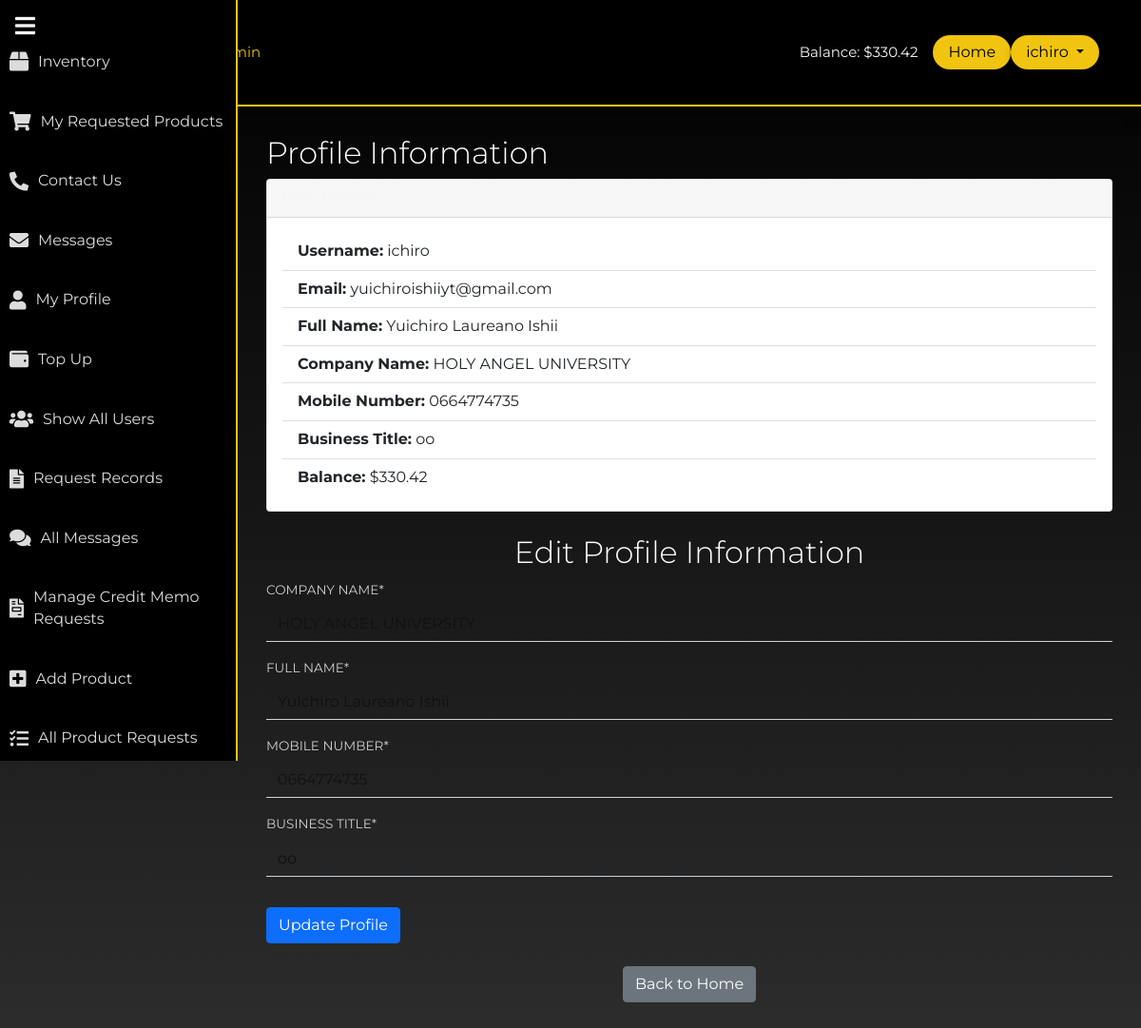
The app's page /profile/ (signed in), older data.
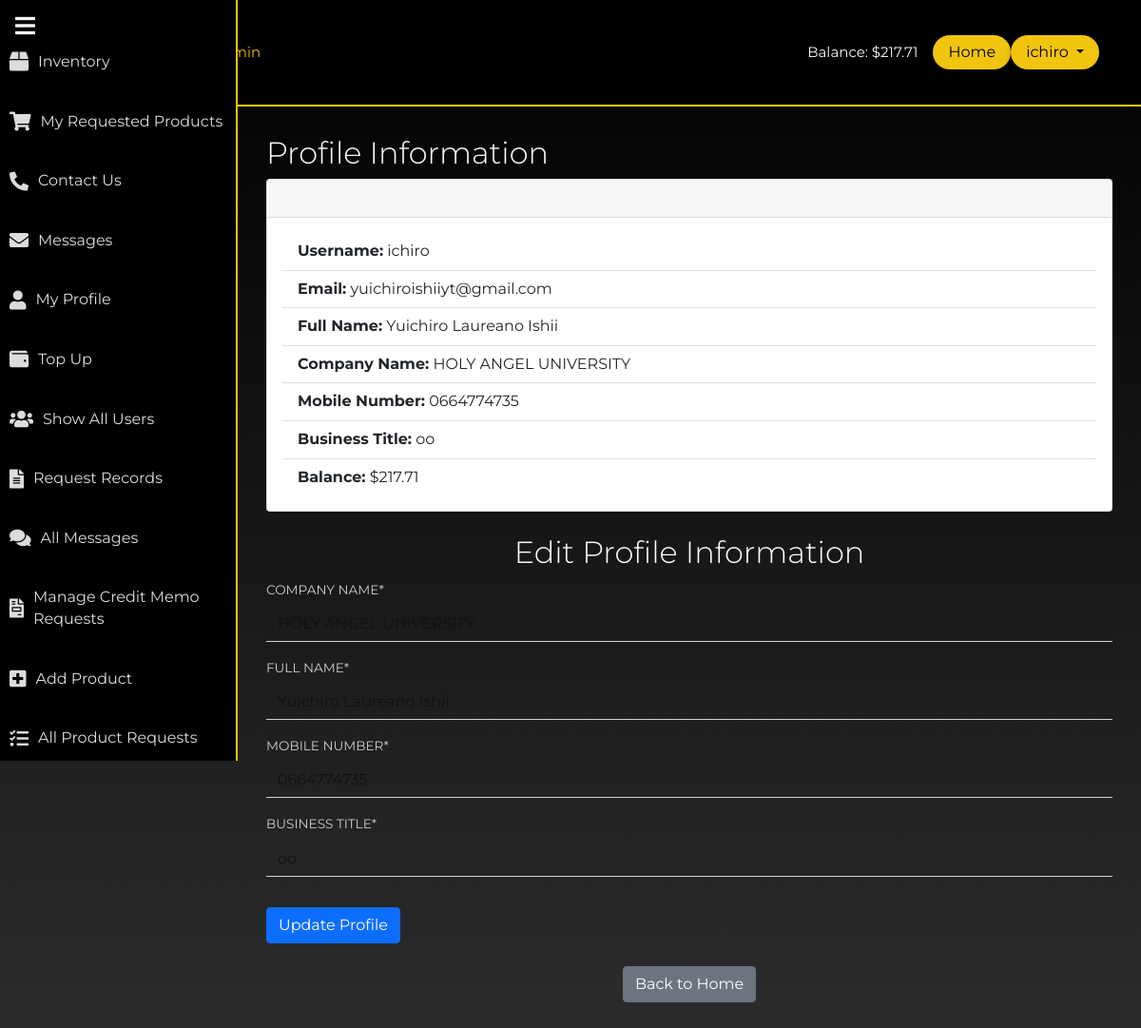
The same page, newer data.
### myapp/models.py (models this page shows, shortened)
class UserProfile(models.Model):
    user = models.OneToOneField(User, on_delete=models.CASCADE)
    company_name = models.CharField(max_length=255)
    full_name = models.CharField(max_length=255)
    mobile_number = models.CharField(max_length=15)
    business_title = models.CharField(max_length=255)
    balance = models.DecimalField(max_digits=10, decimal_places=2, default=0.00)

### myapp/views.py (the view)
# urls.py: path('profile/', views.profile, name='profile'),  # Profile page
@login_required
def profile(request):
    user_profile, created = UserProfile.objects.get_or_create(user=request.user)
    if request.method == 'POST':
        form = UserProfileEditForm(request.POST, instance=user_profile)
        if form.is_valid():
            form.save()
            messages.success(request, 'Your profile has been updated!')
            return redirect('profile')
    else:
        form = UserProfileEditForm(instance=user_profile)
    return render(request, 'users/profile.html', {
        'user': request.user,
        'user_profile': user_profile,
        'balance': user_profile.balance,  # Pass the balance to the template
        'form': form
    })

### myapp/forms.py
class UserProfileEditForm(forms.ModelForm):
    class Meta:
        model = UserProfile
        fields = ['company_name', 'full_name', 'mobile_number', 'business_title']

### templates/users/profile.html (shortened to what this page needs)
{% extends 'users/base.html' %}
{% load crispy_forms_tags %}
{% block content %}
<link rel="stylesheet" href="https://cdnjs.cloudflare.com/ajax/libs/font-awesome/5.15.4/css/all.min.css">
<div class="content-container">
    <h2>Profile Information</h2>
    <div class="card">
        <div class="card-header">
        </div>
        <div class="card-body">
            <ul class="list-group list-group-flush">
                <li class="list-group-item">
                    <strong>Username:</strong> {{ user.username }}
                </li>
                <li class="list-group-item">
                    <strong>Email:</strong> {{ user.email }}
                </li>
                <li class="list-group-item">
                    <strong>Full Name:</strong> {{ user_profile.full_name }}
                </li>
                <li class="list-group-item">
                    <strong>Company Name:</strong> {{ user_profile.company_name }}
                </li>
                <li class="list-group-item">
                    <strong>Mobile Number:</strong> {{ user_profile.mobile_number }}
                </li>
                <li class="list-group-item">
                    <strong>Business Title:</strong> {{ user_profile.business_title }}
                </li>
                <li class="list-group-item">
                    <strong>Balance:</strong> ${{ user_profile.balance }}
                </li>
            </ul>
        </div>
    </div>
   <h2 class="text-center mt-4">Edit Profile Information</h2>
            <form method="POST">
                {{ form|crispy }}
                <button type="submit" class="btn btn-primary mt-3">Update Profile</button>
            </form>
    <div class="text-center mt-4">
        <a href="{% url 'homepage' %}" class="btn btn-secondary">Back to Home</a>
    </div>
</div>
{% endblock %}

### templates/users/base.html (shortened to what this page needs)
<!doctype html>
{% load static %}
<html lang="en">
<head>
    <link href="https://cdn.jsdelivr.net/npm/bootstrap@5.0.0-beta3/dist/css/bootstrap.min.css" rel="stylesheet">
    <link rel="stylesheet" href="{% static 'users/css/main.css' %}" type="text/css">
    <link rel="stylesheet" href="https://cdnjs.cloudflare.com/ajax/libs/font-awesome/5.15.4/css/all.min.css">
</head>
<body>
<nav class="navbar navbar-expand-lg" id="main-navbar">
    <div class="container">
        <a class="navbar-brand" href="{% url 'home' %}">
        </a>
        <div class="collapse navbar-collapse" id="navbarNavAltMarkup">
            <div class="navbar-nav">
                {% if user.is_superuser %}
                    <a class="nav-link active" href="#">Homepage Admin</a>
                {% else %}
                    <a class="nav-link active" href="#">Homepage</a>
                {% endif %}
            </div>
            <div class="d-flex align-items-center ms-auto" id="authstyle">
                {% if user.is_authenticated %}
                    {% with user_profile=user.userprofile %}
                        <span class="text-light me-3">Balance: ${{ user_profile.balance }}</span>
                    {% endwith %}
<a href="{% url 'homepage' %}" class="btn" style="background-color: #f1c40f; color: #000000; border-radius: 30px; padding: 5px 15px; box-shadow: 0 4px 6px rgba(0, 0, 0, 0.2);">Home</a>
<div class="dropdown">
    <button class="btn dropdown-toggle" type="button" id="dropdownMenuButton" data-bs-toggle="dropdown" aria-expanded="false" style="background-color: #f1c40f; color: #000000; border-radius: 30px; padding: 5px 15px; box-shadow: 0 4px 6px rgba(0, 0, 0, 0.2);">
        {{ user.username }}
    </button>
</div>
                {% endif %}
            </div>
        </div>
    </div>
</nav>
{% if user.is_authenticated %}
<div class="sidebar" id="sidebar">
    <button class="toggle-sidebar" onclick="toggleSidebar()">
        <i class="fas fa-bars"></i>
    </button>
    <ul class="nav flex-column mt-4">
        <li class="nav-item"><a class="nav-link" href="{% url 'inventory' %}"><i class="fas fa-box"></i> <span>Inventory</span></a></li>
        <li class="nav-item"><a class="nav-link" href="{% url 'view_requested_products' %}"><i class="fas fa-shopping-cart"></i> <span>My Requested Products</span></a></li>
        <li class="nav-item"><a class="nav-link" href="{% url 'contact' %}"><i class="fas fa-phone-alt"></i> <span>Contact Us</span></a></li>
        <li class="nav-item"><a class="nav-link" href="{% url 'messages_user' %}"><i class="fas fa-envelope"></i> <span>Messages</span></a></li>
        <li class="nav-item"><a class="nav-link" href="{% url 'profile' %}"><i class="fas fa-user"></i> <span>My Profile</span></a></li>
        <li class="nav-item"><a class="nav-link" href="{% url 'cash_in' %}"><i class="fas fa-wallet"></i> <span>Top Up</span></a></li>
                {% endif %}
        {% if user.is_superuser %}
            <li class="nav-item"><a class="nav-link" href="{% url 'show_all_users' %}"><i class="fas fa-users"></i> <span>Show All Users</span></a></li>
            <li class="nav-item"><a class="nav-link" href="{% url 'admin_page' %}"><i class="fas fa-file-alt"></i> <span>Request Records</span></a></li>
            <li class="nav-item"><a class="nav-link" href="{% url 'all_messages' %}"><i class="fas fa-comments"></i> <span>All Messages</span></a></li>
            <li class="nav-item"><a class="nav-link" href="{% url 'manage_credit_memo_requests' %}"><i class="fas fa-file-invoice"></i> <span>Manage Credit Memo Requests</span></a></li>
            <li class="nav-item"><a class="nav-link" href="{% url 'add_product' %}"><i class="fas fa-plus-square"></i> <span>Add Product</span></a></li>
            <li class="nav-item"><a class="nav-link" href="{% url 'all_product_requests' %}"><i class="fas fa-tasks"></i> <span>All Product Requests</span></a></li>
        {% endif %}
    </ul>
</div>
<div class="main-content" id="main-content">
    {% block content %}{% endblock %}
</div>
</body>
</html>

Row changes from the older to the newer data that the page shows:
changed UserProfile "Yuichiro Laureano Ishii": balance "330.42" → "217.71"
